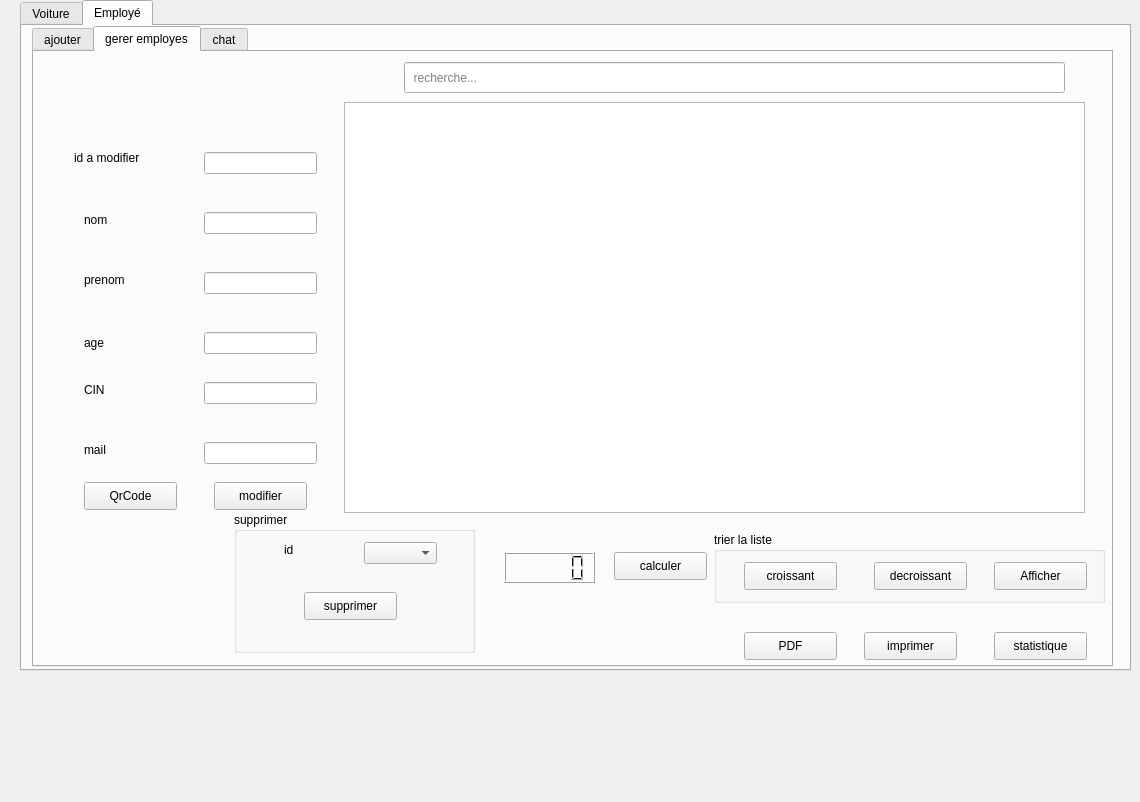
<?xml version="1.0" encoding="UTF-8"?>
<ui version="4.0">
 <class>maquette</class>
 <widget class="QDialog" name="maquette">
  <property name="geometry">
   <rect>
    <x>0</x>
    <y>0</y>
    <width>1140</width>
    <height>802</height>
   </rect>
  </property>
  <property name="windowTitle">
   <string>Dialog</string>
  </property>
  <widget class="QTabWidget" name="tabWidget">
   <property name="geometry">
    <rect>
     <x>20</x>
     <y>0</y>
     <width>1111</width>
     <height>671</height>
    </rect>
   </property>
   <property name="currentIndex">
    <number>1</number>
   </property>
   <widget class="QWidget" name="tab">
    <attribute name="title">
     <string>Voiture</string>
    </attribute>
    <widget class="QTabWidget" name="tabWidget_2">
     <property name="geometry">
      <rect>
       <x>10</x>
       <y>10</y>
       <width>1031</width>
       <height>561</height>
      </rect>
     </property>
     <property name="currentIndex">
      <number>0</number>
     </property>
     <widget class="QWidget" name="gestion">
      <attribute name="title">
       <string>Gestion</string>
      </attribute>
      <widget class="QGroupBox" name="groupBox">
       <property name="geometry">
        <rect>
         <x>0</x>
         <y>0</y>
         <width>1001</width>
         <height>511</height>
        </rect>
       </property>
       <property name="title">
        <string>Gestion de voiture :</string>
       </property>
       <widget class="QGroupBox" name="groupBox_2">
        <property name="geometry">
         <rect>
          <x>570</x>
          <y>20</y>
          <width>421</width>
          <height>371</height>
         </rect>
        </property>
        <property name="title">
         <string> Affichage de Données :</string>
        </property>
        <widget class="QTableView" name="tab_voiture">
         <property name="geometry">
          <rect>
           <x>10</x>
           <y>30</y>
           <width>401</width>
           <height>331</height>
          </rect>
         </property>
        </widget>
       </widget>
       <widget class="QGroupBox" name="groupBox_3">
        <property name="geometry">
         <rect>
          <x>20</x>
          <y>30</y>
          <width>531</width>
          <height>271</height>
         </rect>
        </property>
        <property name="title">
         <string>Ajout des voitures</string>
        </property>
        <widget class="QPushButton" name="PB_Ajout">
         <property name="geometry">
          <rect>
           <x>420</x>
           <y>230</y>
           <width>93</width>
           <height>28</height>
          </rect>
         </property>
         <property name="text">
          <string>Ajouter</string>
         </property>
        </widget>
        <widget class="QWidget" name="layoutWidget">
         <property name="geometry">
          <rect>
           <x>0</x>
           <y>30</y>
           <width>237</width>
           <height>141</height>
          </rect>
         </property>
         <layout class="QFormLayout" name="formLayout">
          <item row="0" column="0">
           <widget class="QLabel" name="label">
            <property name="text">
             <string>Matricule :</string>
            </property>
           </widget>
          </item>
          <item row="0" column="1">
           <widget class="QLineEdit" name="Matricule"/>
          </item>
          <item row="1" column="0">
           <widget class="QLabel" name="label_2">
            <property name="text">
             <string>Marque :</string>
            </property>
           </widget>
          </item>
          <item row="1" column="1">
           <widget class="QLineEdit" name="Marque"/>
          </item>
          <item row="2" column="0">
           <widget class="QLabel" name="label_3">
            <property name="text">
             <string>Genre :</string>
            </property>
           </widget>
          </item>
          <item row="2" column="1">
           <widget class="QLineEdit" name="Genre"/>
          </item>
          <item row="3" column="0">
           <widget class="QLabel" name="label_4">
            <property name="text">
             <string>heure d'entrer :</string>
            </property>
           </widget>
          </item>
          <item row="3" column="1">
           <widget class="QLineEdit" name="heure_E"/>
          </item>
          <item row="4" column="0">
           <widget class="QLabel" name="label_5">
            <property name="text">
             <string>heure de sortie :</string>
            </property>
           </widget>
          </item>
          <item row="4" column="1">
           <widget class="QLineEdit" name="heure_S"/>
          </item>
         </layout>
        </widget>
        <widget class="QLabel" name="image">
         <property name="geometry">
          <rect>
           <x>240</x>
           <y>20</y>
           <width>281</width>
           <height>191</height>
          </rect>
         </property>
         <property name="text">
          <string>image</string>
         </property>
        </widget>
        <widget class="QPushButton" name="btn_upload">
         <property name="geometry">
          <rect>
           <x>1140</x>
           <y>550</y>
           <width>93</width>
           <height>28</height>
          </rect>
         </property>
         <property name="text">
          <string>Upload</string>
         </property>
        </widget>
        <widget class="QPushButton" name="btn_upload_2">
         <property name="geometry">
          <rect>
           <x>280</x>
           <y>230</y>
           <width>93</width>
           <height>28</height>
          </rect>
         </property>
         <property name="text">
          <string>upload image</string>
         </property>
        </widget>
       </widget>
       <widget class="QGroupBox" name="groupBox_4">
        <property name="geometry">
         <rect>
          <x>10</x>
          <y>300</y>
          <width>381</width>
          <height>71</height>
         </rect>
        </property>
        <property name="title">
         <string>Suppression de données :</string>
        </property>
        <widget class="QPushButton" name="PB_supp">
         <property name="geometry">
          <rect>
           <x>280</x>
           <y>30</y>
           <width>93</width>
           <height>28</height>
          </rect>
         </property>
         <property name="text">
          <string>Supprimer</string>
         </property>
        </widget>
        <widget class="QLabel" name="label_7">
         <property name="geometry">
          <rect>
           <x>10</x>
           <y>30</y>
           <width>61</width>
           <height>21</height>
          </rect>
         </property>
         <property name="text">
          <string>Matricule :</string>
         </property>
        </widget>
        <widget class="QLineEdit" name="M_supp">
         <property name="geometry">
          <rect>
           <x>80</x>
           <y>30</y>
           <width>181</width>
           <height>22</height>
          </rect>
         </property>
        </widget>
       </widget>
       <widget class="QSplitter" name="splitter">
        <property name="geometry">
         <rect>
          <x>700</x>
          <y>400</y>
          <width>186</width>
          <height>28</height>
         </rect>
        </property>
        <property name="orientation">
         <enum>Qt::Horizontal</enum>
        </property>
        <widget class="QPushButton" name="btn_edit">
         <property name="text">
          <string>Modiffier</string>
         </property>
        </widget>
        <widget class="QPushButton" name="btn_afficher">
         <property name="text">
          <string>Afficher</string>
         </property>
        </widget>
       </widget>
       <widget class="QGroupBox" name="groupBox_5">
        <property name="geometry">
         <rect>
          <x>20</x>
          <y>380</y>
          <width>321</width>
          <height>111</height>
         </rect>
        </property>
        <property name="title">
         <string>Calcule nombre de voiture :</string>
        </property>
        <widget class="QLabel" name="label_6">
         <property name="geometry">
          <rect>
           <x>20</x>
           <y>30</y>
           <width>131</width>
           <height>31</height>
          </rect>
         </property>
         <property name="text">
          <string>Nombre de voitures :</string>
         </property>
        </widget>
        <widget class="QPushButton" name="btn_calculer">
         <property name="geometry">
          <rect>
           <x>220</x>
           <y>70</y>
           <width>93</width>
           <height>28</height>
          </rect>
         </property>
         <property name="text">
          <string>Calculer</string>
         </property>
        </widget>
        <widget class="QLCDNumber" name="res_calc">
         <property name="geometry">
          <rect>
           <x>150</x>
           <y>32</y>
           <width>71</width>
           <height>31</height>
          </rect>
         </property>
        </widget>
       </widget>
       <widget class="QPushButton" name="btn_stat">
        <property name="geometry">
         <rect>
          <x>890</x>
          <y>400</y>
          <width>93</width>
          <height>28</height>
         </rect>
        </property>
        <property name="text">
         <string>statistique</string>
        </property>
       </widget>
       <widget class="QWidget" name="layoutWidget">
        <property name="geometry">
         <rect>
          <x>500</x>
          <y>400</y>
          <width>194</width>
          <height>30</height>
         </rect>
        </property>
        <layout class="QHBoxLayout" name="horizontalLayout">
         <item>
          <widget class="QPushButton" name="btn_imp">
           <property name="text">
            <string>imprimer</string>
           </property>
          </widget>
         </item>
         <item>
          <widget class="QPushButton" name="btn_export">
           <property name="text">
            <string>Export EX</string>
           </property>
          </widget>
         </item>
        </layout>
       </widget>
      </widget>
     </widget>
    </widget>
   </widget>
   <widget class="QWidget" name="tab_2">
    <attribute name="title">
     <string>Employé</string>
    </attribute>
    <widget class="QTabWidget" name="tabWidget_3">
     <property name="geometry">
      <rect>
       <x>10</x>
       <y>0</y>
       <width>1081</width>
       <height>641</height>
      </rect>
     </property>
     <property name="currentIndex">
      <number>1</number>
     </property>
     <widget class="QWidget" name="tab_3">
      <attribute name="title">
       <string>ajouter</string>
      </attribute>
      <widget class="QGroupBox" name="groupBox_6">
       <property name="geometry">
        <rect>
         <x>300</x>
         <y>70</y>
         <width>411</width>
         <height>341</height>
        </rect>
       </property>
       <property name="title">
        <string>Ajouter employe</string>
       </property>
       <widget class="QLabel" name="label_8">
        <property name="geometry">
         <rect>
          <x>10</x>
          <y>40</y>
          <width>47</width>
          <height>13</height>
         </rect>
        </property>
        <property name="text">
         <string>Nom</string>
        </property>
       </widget>
       <widget class="QLabel" name="label_9">
        <property name="geometry">
         <rect>
          <x>10</x>
          <y>80</y>
          <width>47</width>
          <height>13</height>
         </rect>
        </property>
        <property name="text">
         <string>Prénom</string>
        </property>
       </widget>
       <widget class="QLabel" name="label_10">
        <property name="geometry">
         <rect>
          <x>10</x>
          <y>120</y>
          <width>47</width>
          <height>13</height>
         </rect>
        </property>
        <property name="text">
         <string>id</string>
        </property>
       </widget>
       <widget class="QLineEdit" name="edit_nom">
        <property name="geometry">
         <rect>
          <x>140</x>
          <y>40</y>
          <width>113</width>
          <height>20</height>
         </rect>
        </property>
       </widget>
       <widget class="QLineEdit" name="edit_prenom">
        <property name="geometry">
         <rect>
          <x>140</x>
          <y>80</y>
          <width>113</width>
          <height>20</height>
         </rect>
        </property>
       </widget>
       <widget class="QPushButton" name="bt_ajouter">
        <property name="geometry">
         <rect>
          <x>310</x>
          <y>230</y>
          <width>75</width>
          <height>23</height>
         </rect>
        </property>
        <property name="text">
         <string>Ajouter</string>
        </property>
       </widget>
       <widget class="QLineEdit" name="edit_id">
        <property name="geometry">
         <rect>
          <x>140</x>
          <y>120</y>
          <width>113</width>
          <height>22</height>
         </rect>
        </property>
       </widget>
       <widget class="QLabel" name="label_11">
        <property name="geometry">
         <rect>
          <x>10</x>
          <y>160</y>
          <width>56</width>
          <height>16</height>
         </rect>
        </property>
        <property name="text">
         <string>cin</string>
        </property>
       </widget>
       <widget class="QLineEdit" name="edit_cin">
        <property name="geometry">
         <rect>
          <x>140</x>
          <y>160</y>
          <width>113</width>
          <height>22</height>
         </rect>
        </property>
       </widget>
       <widget class="QLabel" name="label_12">
        <property name="geometry">
         <rect>
          <x>10</x>
          <y>200</y>
          <width>111</width>
          <height>21</height>
         </rect>
        </property>
        <property name="text">
         <string>age</string>
        </property>
       </widget>
       <widget class="QLineEdit" name="edit_num_tel">
        <property name="geometry">
         <rect>
          <x>140</x>
          <y>200</y>
          <width>113</width>
          <height>22</height>
         </rect>
        </property>
       </widget>
       <widget class="QLabel" name="label_13">
        <property name="geometry">
         <rect>
          <x>10</x>
          <y>240</y>
          <width>56</width>
          <height>16</height>
         </rect>
        </property>
        <property name="text">
         <string>mail</string>
        </property>
       </widget>
       <widget class="QLineEdit" name="edit_mail">
        <property name="geometry">
         <rect>
          <x>140</x>
          <y>240</y>
          <width>113</width>
          <height>22</height>
         </rect>
        </property>
       </widget>
      </widget>
      <widget class="QLabel" name="label_time1_3">
       <property name="geometry">
        <rect>
         <x>50</x>
         <y>40</y>
         <width>131</width>
         <height>16</height>
        </rect>
       </property>
       <property name="text">
        <string/>
       </property>
      </widget>
     </widget>
     <widget class="QWidget" name="tab_4">
      <attribute name="title">
       <string>gerer employes</string>
      </attribute>
      <widget class="QPushButton" name="pushButton_modifier">
       <property name="geometry">
        <rect>
         <x>180</x>
         <y>430</y>
         <width>93</width>
         <height>28</height>
        </rect>
       </property>
       <property name="text">
        <string>modifier</string>
       </property>
      </widget>
      <widget class="QLineEdit" name="modfier_id">
       <property name="geometry">
        <rect>
         <x>170</x>
         <y>100</y>
         <width>113</width>
         <height>22</height>
        </rect>
       </property>
      </widget>
      <widget class="QLabel" name="label_14">
       <property name="geometry">
        <rect>
         <x>40</x>
         <y>90</y>
         <width>111</width>
         <height>31</height>
        </rect>
       </property>
       <property name="text">
        <string>id a modifier</string>
       </property>
      </widget>
      <widget class="QLabel" name="label_15">
       <property name="geometry">
        <rect>
         <x>50</x>
         <y>160</y>
         <width>56</width>
         <height>16</height>
        </rect>
       </property>
       <property name="text">
        <string>nom</string>
       </property>
      </widget>
      <widget class="QLineEdit" name="modifier_nom">
       <property name="geometry">
        <rect>
         <x>170</x>
         <y>160</y>
         <width>113</width>
         <height>22</height>
        </rect>
       </property>
      </widget>
      <widget class="QLabel" name="label_16">
       <property name="geometry">
        <rect>
         <x>50</x>
         <y>220</y>
         <width>56</width>
         <height>16</height>
        </rect>
       </property>
       <property name="text">
        <string>prenom</string>
       </property>
      </widget>
      <widget class="QLabel" name="label_17">
       <property name="geometry">
        <rect>
         <x>50</x>
         <y>280</y>
         <width>71</width>
         <height>21</height>
        </rect>
       </property>
       <property name="text">
        <string>age</string>
       </property>
      </widget>
      <widget class="QLabel" name="label_18">
       <property name="geometry">
        <rect>
         <x>50</x>
         <y>330</y>
         <width>56</width>
         <height>16</height>
        </rect>
       </property>
       <property name="text">
        <string>CIN</string>
       </property>
      </widget>
      <widget class="QLineEdit" name="modifier_prenom">
       <property name="geometry">
        <rect>
         <x>170</x>
         <y>220</y>
         <width>113</width>
         <height>22</height>
        </rect>
       </property>
      </widget>
      <widget class="QLineEdit" name="modifier_num">
       <property name="geometry">
        <rect>
         <x>170</x>
         <y>280</y>
         <width>113</width>
         <height>22</height>
        </rect>
       </property>
      </widget>
      <widget class="QLineEdit" name="modifier_cin">
       <property name="geometry">
        <rect>
         <x>170</x>
         <y>330</y>
         <width>113</width>
         <height>22</height>
        </rect>
       </property>
      </widget>
      <widget class="QLabel" name="label_19">
       <property name="geometry">
        <rect>
         <x>50</x>
         <y>390</y>
         <width>56</width>
         <height>16</height>
        </rect>
       </property>
       <property name="text">
        <string>mail</string>
       </property>
      </widget>
      <widget class="QLineEdit" name="modifier_mail">
       <property name="geometry">
        <rect>
         <x>170</x>
         <y>390</y>
         <width>113</width>
         <height>22</height>
        </rect>
       </property>
      </widget>
      <widget class="QTableView" name="tab_employes">
       <property name="geometry">
        <rect>
         <x>310</x>
         <y>50</y>
         <width>741</width>
         <height>411</height>
        </rect>
       </property>
      </widget>
      <widget class="QPushButton" name="pushButton_impression">
       <property name="geometry">
        <rect>
         <x>830</x>
         <y>580</y>
         <width>93</width>
         <height>28</height>
        </rect>
       </property>
       <property name="text">
        <string>imprimer</string>
       </property>
      </widget>
      <widget class="QPushButton" name="pushButton_stat">
       <property name="geometry">
        <rect>
         <x>960</x>
         <y>580</y>
         <width>93</width>
         <height>28</height>
        </rect>
       </property>
       <property name="text">
        <string>statistique</string>
       </property>
      </widget>
      <widget class="QPushButton" name="pushButton_imprimer">
       <property name="geometry">
        <rect>
         <x>710</x>
         <y>580</y>
         <width>93</width>
         <height>28</height>
        </rect>
       </property>
       <property name="text">
        <string>PDF</string>
       </property>
      </widget>
      <widget class="QGroupBox" name="groupBox_7">
       <property name="geometry">
        <rect>
         <x>200</x>
         <y>460</y>
         <width>241</width>
         <height>141</height>
        </rect>
       </property>
       <property name="title">
        <string>supprimer</string>
       </property>
       <widget class="QPushButton" name="bt_supprimer">
        <property name="geometry">
         <rect>
          <x>70</x>
          <y>80</y>
          <width>93</width>
          <height>28</height>
         </rect>
        </property>
        <property name="text">
         <string>supprimer</string>
        </property>
       </widget>
       <widget class="QLabel" name="label_20">
        <property name="geometry">
         <rect>
          <x>50</x>
          <y>30</y>
          <width>56</width>
          <height>16</height>
         </rect>
        </property>
        <property name="text">
         <string>id</string>
        </property>
       </widget>
       <widget class="QComboBox" name="comboBox_supprimer">
        <property name="geometry">
         <rect>
          <x>130</x>
          <y>30</y>
          <width>73</width>
          <height>22</height>
         </rect>
        </property>
       </widget>
      </widget>
      <widget class="QGroupBox" name="groupBox_8">
       <property name="geometry">
        <rect>
         <x>680</x>
         <y>480</y>
         <width>391</width>
         <height>71</height>
        </rect>
       </property>
       <property name="title">
        <string>trier la liste </string>
       </property>
       <widget class="QPushButton" name="pushButton_tri_croissant">
        <property name="geometry">
         <rect>
          <x>30</x>
          <y>30</y>
          <width>93</width>
          <height>28</height>
         </rect>
        </property>
        <property name="text">
         <string>croissant</string>
        </property>
       </widget>
       <widget class="QPushButton" name="pushButton_tri_decroissant">
        <property name="geometry">
         <rect>
          <x>160</x>
          <y>30</y>
          <width>93</width>
          <height>28</height>
         </rect>
        </property>
        <property name="text">
         <string>decroissant</string>
        </property>
       </widget>
       <widget class="QPushButton" name="button_afficher_Ahmed">
        <property name="geometry">
         <rect>
          <x>280</x>
          <y>30</y>
          <width>93</width>
          <height>28</height>
         </rect>
        </property>
        <property name="text">
         <string>Afficher</string>
        </property>
       </widget>
      </widget>
      <widget class="QLineEdit" name="lineEdit_recherche">
       <property name="geometry">
        <rect>
         <x>370</x>
         <y>10</y>
         <width>661</width>
         <height>31</height>
        </rect>
       </property>
       <property name="text">
        <string/>
       </property>
       <property name="placeholderText">
        <string>  recherche...</string>
       </property>
      </widget>
      <widget class="QPushButton" name="pushButton_calcul">
       <property name="geometry">
        <rect>
         <x>580</x>
         <y>500</y>
         <width>93</width>
         <height>28</height>
        </rect>
       </property>
       <property name="text">
        <string>calculer</string>
       </property>
      </widget>
      <widget class="QLCDNumber" name="lcdNumber_calcul">
       <property name="geometry">
        <rect>
         <x>470</x>
         <y>500</y>
         <width>91</width>
         <height>31</height>
        </rect>
       </property>
      </widget>
      <widget class="QPushButton" name="QrCode">
       <property name="geometry">
        <rect>
         <x>50</x>
         <y>430</y>
         <width>93</width>
         <height>28</height>
        </rect>
       </property>
       <property name="text">
        <string>QrCode</string>
       </property>
      </widget>
      <widget class="QLabel" name="label_21">
       <property name="geometry">
        <rect>
         <x>30</x>
         <y>500</y>
         <width>131</width>
         <height>91</height>
        </rect>
       </property>
       <property name="text">
        <string/>
       </property>
      </widget>
      <widget class="QLabel" name="label_time1">
       <property name="geometry">
        <rect>
         <x>50</x>
         <y>30</y>
         <width>131</width>
         <height>16</height>
        </rect>
       </property>
       <property name="text">
        <string/>
       </property>
      </widget>
     </widget>
     <widget class="QWidget" name="tab_5">
      <attribute name="title">
       <string>chat</string>
      </attribute>
      <widget class="QLineEdit" name="le_nickname">
       <property name="geometry">
        <rect>
         <x>410</x>
         <y>160</y>
         <width>398</width>
         <height>29</height>
        </rect>
       </property>
      </widget>
      <widget class="QTextEdit" name="textEdit">
       <property name="geometry">
        <rect>
         <x>410</x>
         <y>210</y>
         <width>401</width>
         <height>191</height>
        </rect>
       </property>
      </widget>
      <widget class="QLineEdit" name="le_message">
       <property name="geometry">
        <rect>
         <x>420</x>
         <y>420</y>
         <width>404</width>
         <height>31</height>
        </rect>
       </property>
      </widget>
      <widget class="QPushButton" name="pb_envoyer">
       <property name="geometry">
        <rect>
         <x>680</x>
         <y>510</y>
         <width>75</width>
         <height>23</height>
        </rect>
       </property>
       <property name="text">
        <string>Envoyer</string>
       </property>
      </widget>
      <widget class="QPushButton" name="pb_connecter">
       <property name="geometry">
        <rect>
         <x>780</x>
         <y>510</y>
         <width>75</width>
         <height>23</height>
        </rect>
       </property>
       <property name="text">
        <string>connecte</string>
       </property>
      </widget>
      <widget class="QLabel" name="label_22">
       <property name="geometry">
        <rect>
         <x>320</x>
         <y>180</y>
         <width>47</width>
         <height>14</height>
        </rect>
       </property>
       <property name="text">
        <string>nom</string>
       </property>
      </widget>
      <widget class="QLabel" name="label_23">
       <property name="geometry">
        <rect>
         <x>340</x>
         <y>250</y>
         <width>47</width>
         <height>14</height>
        </rect>
       </property>
       <property name="text">
        <string>chat</string>
       </property>
      </widget>
      <widget class="QLabel" name="label_24">
       <property name="geometry">
        <rect>
         <x>320</x>
         <y>430</y>
         <width>51</width>
         <height>16</height>
        </rect>
       </property>
       <property name="text">
        <string>Message</string>
       </property>
      </widget>
      <widget class="QLabel" name="label_time1_2">
       <property name="geometry">
        <rect>
         <x>110</x>
         <y>40</y>
         <width>131</width>
         <height>16</height>
        </rect>
       </property>
       <property name="text">
        <string/>
       </property>
      </widget>
     </widget>
    </widget>
   </widget>
  </widget>
 </widget>
 <resources/>
 <connections/>
</ui>
